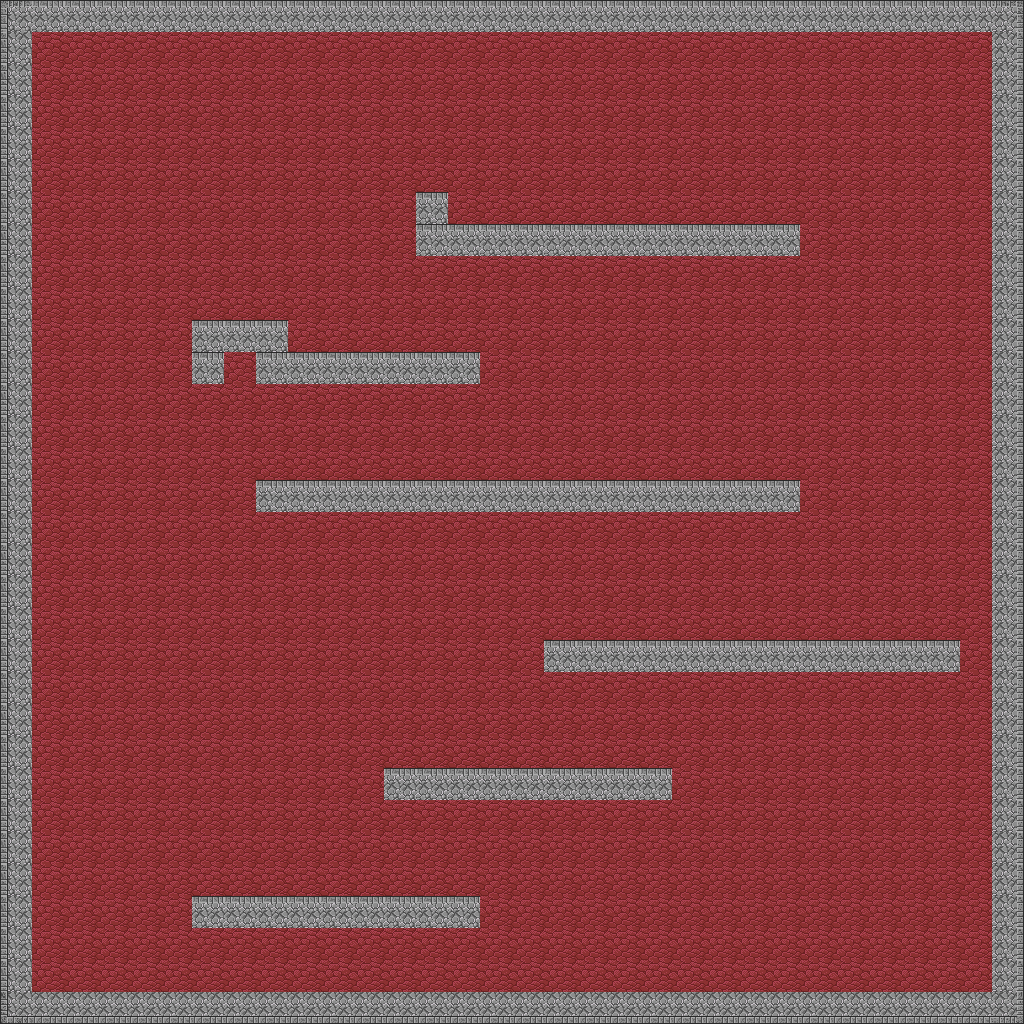

A 2D game scene composited from a Tiled map and its tileset images. What follows is a short description and the map's XML, with each tile layer's data collapsed to a summary:
An orthogonal 32x32 tile map with 32x32 px tiles, 2 tile layers (solid, background) and 12 objects (9x coin, 2x badguy, player).

<map version="1.0" orientation="orthogonal" renderorder="right-down" width="32" height="32" tilewidth="32" tileheight="32" nextobjectid="22">
 <tileset firstgid="1" name="tiles" tilewidth="32" tileheight="32">
  <image source="tiles.png" width="5504" height="1024" />
 </tileset>
 <layer name="solid" width="32" height="32">
  <data>[1024 cells, 198 non-empty, 2 distinct tile ids]</data>
 </layer>
 <layer name="background" width="32" height="32">
  <data>[1024 cells, 1024 non-empty, 9 distinct tile ids]</data>
 </layer>
 <objectgroup name="sprites">
  <object id="2" type="coin" gid="3661" x="617" y="325" width="32" height="32" />
  <object id="3" type="coin" gid="3661" x="761" y="370" width="32" height="32" />
  <object id="4" type="coin" gid="3661" x="851" y="139" width="32" height="32" />
  <object id="5" type="coin" gid="3661" x="356" y="129" width="32" height="32" />
  <object id="6" type="coin" gid="3661" x="607" y="138" width="32" height="32" />
  <object id="7" type="coin" gid="3661" x="356" y="129" width="32" height="32" />
  <object id="8" type="coin" gid="3661" x="84" y="278" width="32" height="32" />
  <object id="9" type="coin" gid="3661" x="451" y="719" width="32" height="32" />
  <object id="14" type="player" gid="3252" x="228" y="865" width="32" height="32" />
  <object id="15" type="badguy" gid="5479" x="388" y="894" width="32" height="32" />
  <object id="17" type="coin" gid="3661" x="423" y="877" width="32" height="32" />
  <object id="20" type="badguy" gid="5479" x="740" y="477" width="32" height="32" />
 </objectgroup>
</map>